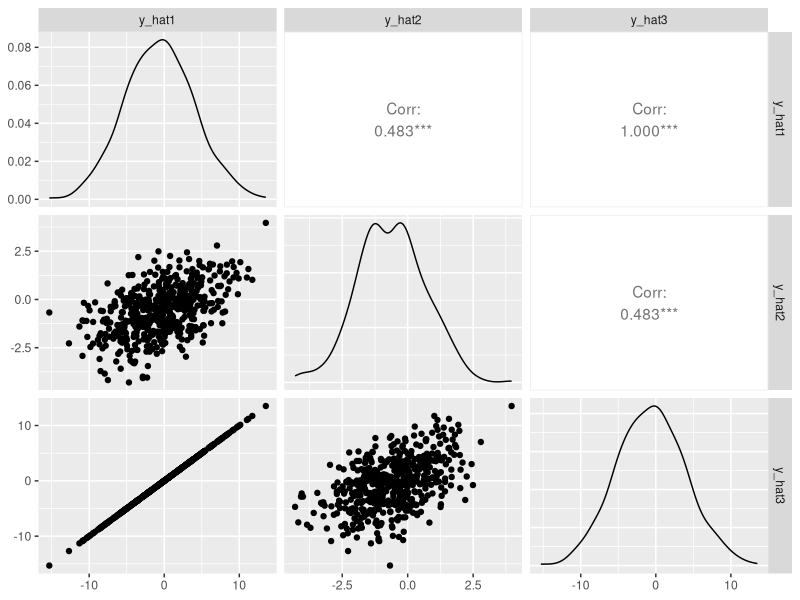

Reproduce this figure in R.
## ---------------------------
##
## Script name: PS3_pianella.R
##
## Purpose of script: my solution to the third problem set for the PhD course 
##                    econometrics I 
##
## Author: Matteo Pianella
##
## Date Created: 13th February 2024
##
## ---------------------------
##
## Notes:
##   
##
## ---------------------------

library(ggplot2)
library(GGally)


# ex.1.b --------

# set the parameters 
n_sim <- 500 
sigma_sqr <- 1
beta <- 5

# run the simulation and calculate the correlatin
set.seed(314)
u_0 <- rnorm(n = n_sim, mean = 0, sd = sigma_sqr)
u_1 <- rnorm(n = n_sim, mean = 0, sd = 1)
u_2 <- rnorm(n = n_sim, mean = 0, sd = 1)
x_1 <- u_0 + u_2
x_2 <- u_1 + u_2
epsilon <- rnorm(n = n_sim, mean = 0, sd = 1)
y <- x_1 + beta * x_2 + epsilon

print(cor(x_1, x_2))

# predict the value of y given x_1 and calculate mean squared error
d1 <- data.frame(y, x_1)
model1 <- lm(y ~ x_1, d1)
y_hat1 <- model1$fitted.values
mse1 <- sum((y - y_hat1)^2)/n_sim
print(mse1)

#estimate the second model and calculate the mean squared error
model2 <- lm(y ~ x_1 + x_2, d1)
beta_hat2_intc <- model2$coefficients["(Intercept)"]
beta_hat2_x1 <- model2$coefficients["x_1"]
beta_hat2_x2 <- model2$coefficients["x_2"]
x_2_bar <- mean(x_2)
y_hat2 <- beta_hat2_intc + beta_hat2_x1 * x_2 + beta_hat2_x2 * x_2_bar
mse2 <- sum((y - y_hat2)^2)/n_sim
print(mse2)

# estimate x_2 from x_1 
d2 <- data.frame(x_1, x_2)
model_x_2 <- lm(x_2 ~ x_1, data = d2)
x_2_hat <- model_x_2$fitted.values
y_hat3 <- beta_hat2_intc + beta_hat2_x1 * x_1 + beta_hat2_x2 * x_2_hat
mse3 <- sum((y - y_hat3)^2)/n_sim 
print(mse3)

d_plot <- data.frame(y_hat1, y_hat2, y_hat3)
ggpairs(d_plot)

# ex.2 -----
n_sim <- 500
set.seed(3141)
earnings <- rnorm(n = n_sim, mean = 19, sd = 1)
capital_gains <- rnorm(n = n_sim, mean = 1, sd = 1)
u <- rnorm(n = n_sim, mean = 1, sd = 0)
e <- rnorm(n = n_sim, mean = 1, sd = 0)
occup_status <- earnings + u 
child_outcomes <- earnings - capital_gains + e
income <- earnings + capital_gains

# fraction of income that comes from labour marker earnings
print(mean(earnings/income))

# regress child outcomes on earnings and capital gains and show that controlling for 
# occupational status does not affect the other coefficients 
d1 <- data.frame(child_outcomes, earnings, capital_gains, occup_status, income)
model1 <- lm(child_outcomes ~ earnings + capital_gains, data = d1)
model2 <- lm(child_outcomes ~ earnings + capital_gains + occup_status, data = d1)
beta_hat_earnings <- model1$coefficients["earnings"]
beta_hat_capital_gains <- model1$coefficients["capital_gains"]
beta_hat_occup_status <- model2$coefficients["occup_status"]
print(c(beta_hat_earnings, beta_hat_capital_gains))
print(c(beta_hat_earnings, beta_hat_capital_gains, beta_hat_occup_status)) # NA for occup_status because of multicollinearity

# regress child outcomes on income and compare to previous model
model3 <- lm(child_outcomes ~ income, data = d1)
beta_hat_income <- model3$coefficients["income"]
print(beta_hat_income)

# correlation between occupational status and income 
print(cor(occup_status, income))

# regress child outcome on income controlling for occupational status
model4 <- lm(child_outcomes ~ income + occup_status, data = d1)
beta_hat_income1 <- model4$coefficients["income"]
beta_hat_occup_status1 <- model4$coefficients["occup_status"]
print(c(beta_hat_income1, beta_hat_occup_status1))
